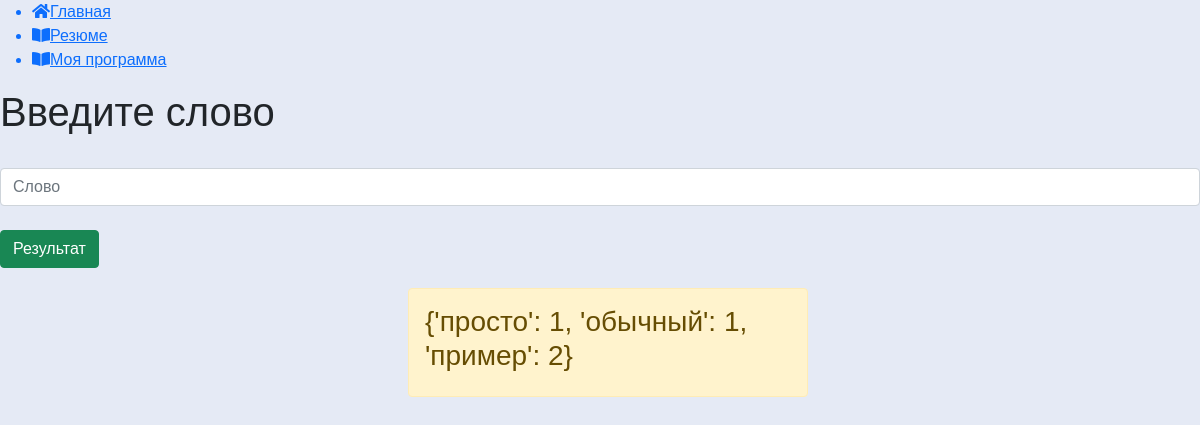
/MyProgramm/wordslist/, run on an earlier commit of the app's database.
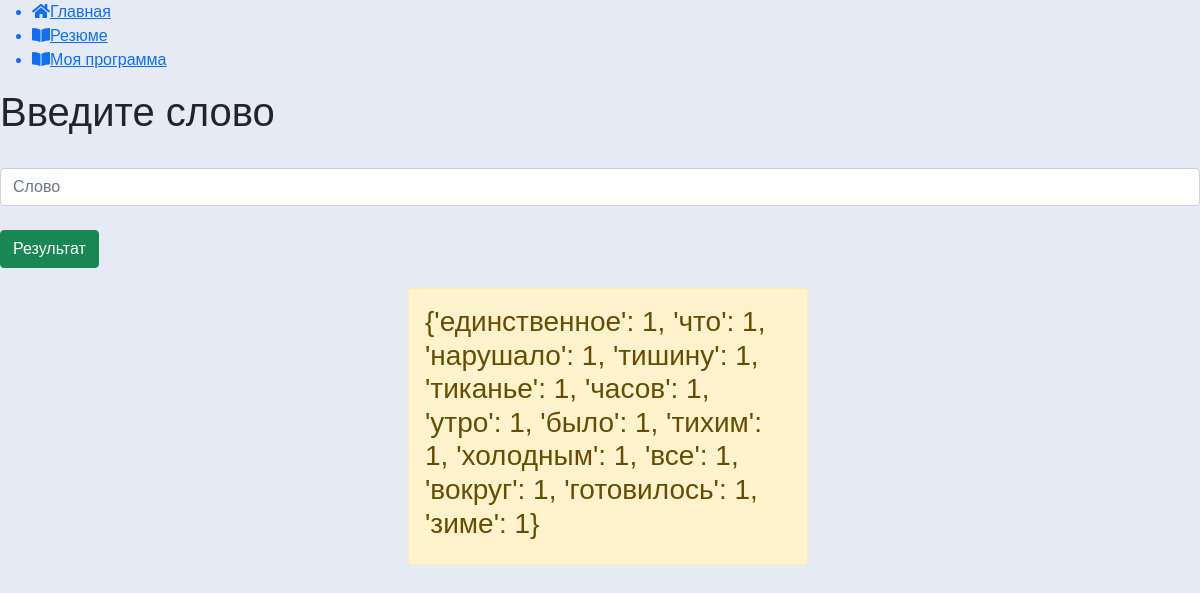
And on a later commit of the database.
### MyProgramm/models.py (models this page shows, shortened)
class TextFormat (models.Model):
    format_text = models.TextField('Форматированный текст')
    class Meta:
        verbose_name = 'Форматированный текст'
        verbose_name_plural = 'Форматированные текста'

### MyProgramm/views.py (the view)
# urls.py: path('wordslist/',views.WordsList, name='wordslist'),
def WordsList(request):
    text = TextFormat.objects.order_by('-id')[:1] #тут должен быть вывод из таблицы формат. текст со словарем
    if request.method == 'POST':
        form = WordForm(request.POST)
        if form.is_valid():
            form.save()
            return redirect('result')
    form = WordForm()
    data = {
        'form': form,
        'text': text
    }
    return render(request, 'MyProgramm/wordslist.html', data)

### MyProgramm/forms.py
class WordForm (ModelForm):
    class Meta:
        model = Word
        fields = ['full_word']
        widgets = {
            "full_word": TextInput(attrs={
                'class': 'form-control',
                'placeholder': 'Слово'
            })
        }

### MyProgramm/templates/MyProgramm/wordslist.html (shortened to what this page needs)
{% load static %}
<!doctype html>
<html lang="en">
<head>
    <link rel='stylesheet' href = 'https://cdn.jsdelivr.net/npm/bootstrap@5.1.3/dist/css/bootstrap.min.css'>
    <link rel='stylesheet' href = '{% static "mainpage/css/mainpage.css" %}'>
    <link rel='stylesheet' href= 'https://use.fontawesome.com/releases/v5.8.2/css/all.css' >
</head>
<body>
    <aside>
        <ul>
            <a href='{% url "main page" %}'><li><i class="fas fa-home"></i>Главная</li></a>
            <a href='{% url "resume" %}'><li><i class="fas fa-book-open"></i>Резюме</li></a>
            <a href='{% url "myprogramm" %}'><li><i class="fas fa-book-open"></i>Моя программа</li></a>
        </ul>
    </aside>
</body>
<main>
    <div class="features">
        <h1>Введите слово</h1>
        <form method="post">
            {% csrf_token %} <br>
            {{ form.full_word }} <br>
            <button class="btn btn-success" type="submit">Результат</button>
        </form>
        {% for el in text %}
        <div class="alert alert-warning">
            <h3>{{ el.format_text }}</h3>
        </div>
        {% endfor %}
    </div>
</main>

### mainpage/static/mainpage/css/mainpage.css (style rules this page uses)
body { background: #E5EAF5; font-family: 'Arimo', sans-serif; }
.alert-warning { float: left; clear: both; width: 400px; margin: 20px 34%; text-align: left; }

What changed in the data, as far as the page shows it:
no longer on this page (row unchanged): TextFormat: format_text "{'просто': 1, 'обычный': 1, 'пример': 2}"
added TextFormat: format_text "{'единственное': 1, 'что': 1, 'нарушало': 1, 'тишину': 1, 'тиканье': 1, 'часов': 1, 'утро': 1, 'было': 1, 'тихим': 1, 'холодным': 1, 'все': 1, 'вокруг': 1, 'готовилось': 1, 'зиме': 1}"
